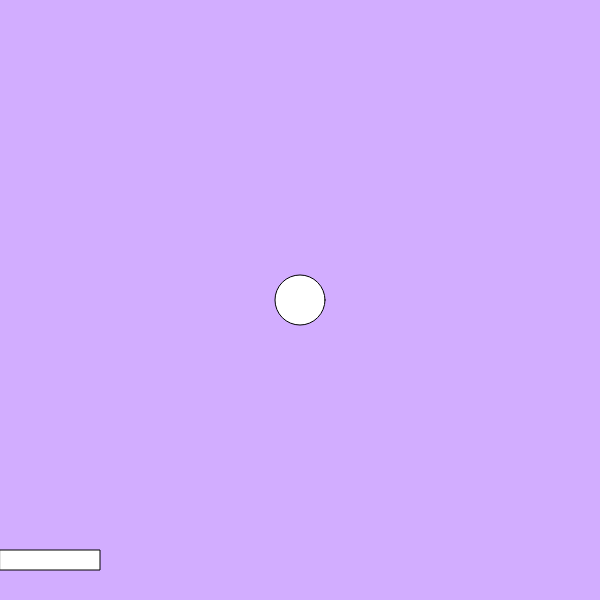
Frame 1 (no input)
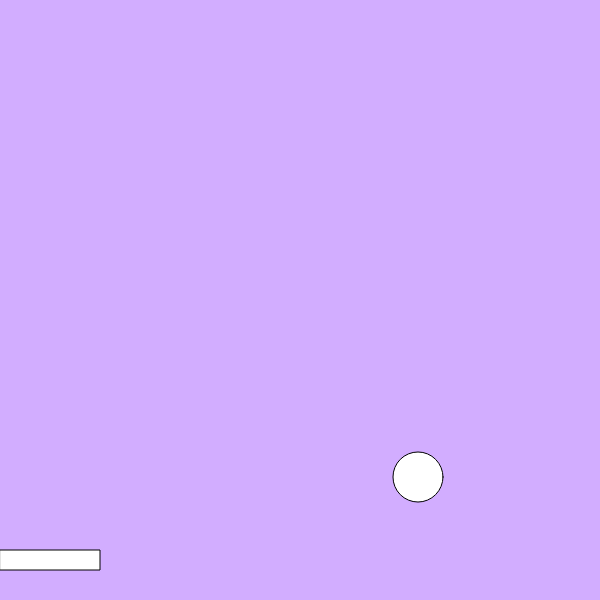
Frame 60 (no input)
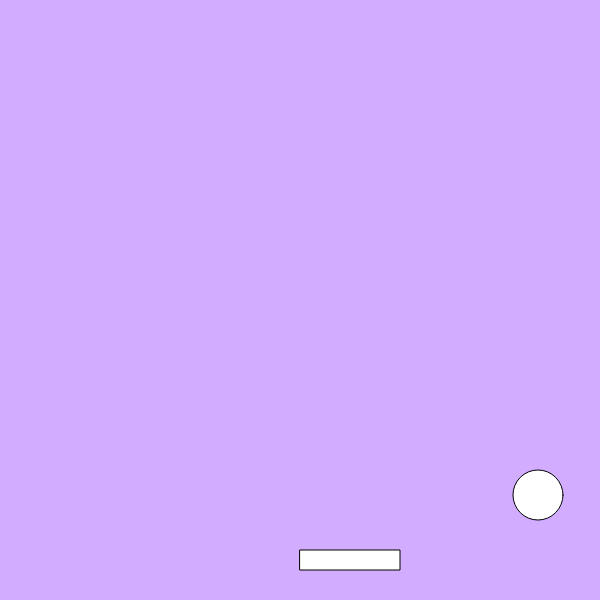
Frame 120 (the mouse pressed at the canvas centre since frame 60)

The p5.js sketch that drew these frames (run headless with seeded random() and noise() and a simulated clock; from frame 60 on, the mouse is pressed at the canvas centre):

// p5.js sketch
// ── sketch.js
var pattiWidth = 100;                   //The width of the paddle
var pattiHeight = 20;                   //The height of the paddle

var bobX = 300;                         //The ball x position
var bobY = 300;                         //The ball y position
var bobR = 25;                          //The ball radius
var bobXSpeed = 2;                      //The ball x speed
var bobYSpeed = 3;                      //The ball y speed

function setup() {
  createCanvas(600, 600);               //Create the canvas
}

function draw() {
  background(210, 173, 255);            //Set the background color
  rect(mouseX, height-50, pattiWidth, pattiHeight);   //Draw the paddle using the variables from above
  ellipse(bobX, bobY, bobR*2, bobR*2);  //Draw the ball using the variables from above

  bobX = bobX + bobXSpeed;              //Change the ball's x position by its x speed
  bobY = bobY + bobYSpeed;              //Change the ball's y position by its y speed

  if(bobX > width - bobR) {             //If the ball is beyond the right wall...
    bobXSpeed = bobXSpeed * -1;           //Negate the ball's x speed
  }

  if(bobX < bobR) {                     //If the ball is beyond the left wall...
    bobXSpeed = bobXSpeed * -1;           //Negate the ball's x speed
  }

  if(bobY > height - bobR) {            //If the ball is beyond the top wall...
    bobYSpeed = bobYSpeed * -1;           //Negate the ball's y speed
  }

  if(bobY < bobR) {                     //If the ball is beyond the bottom wall...
    bobYSpeed = bobYSpeed * -1;           //Negate the ball's y speed
  }

  if(bobX > mouseX) {                   //If the ball is to the right of the left side of the paddle...
    if(bobX < mouseX + pattiWidth) {      //If the ball is to the left of the right side of the paddle...
      if(bobY + bobR > height-50) {         //If the ball is below the top of the paddle...
        bobYSpeed = bobYSpeed * -1;           //Negate the ball's y speed
      }
    }
  }
}
